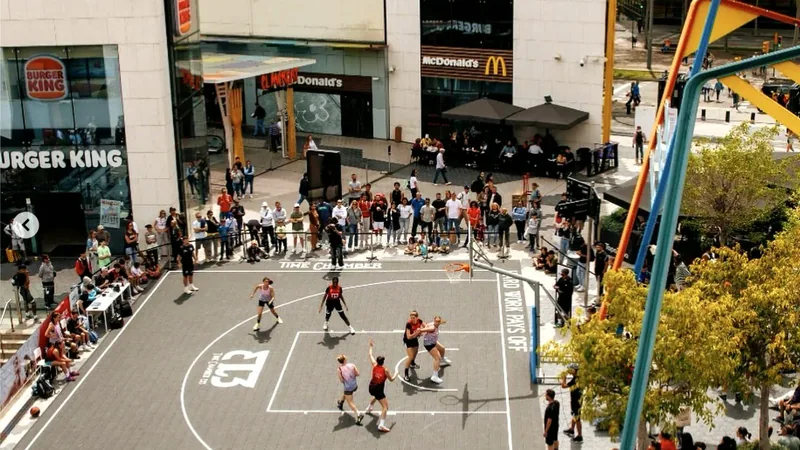
#> input picture 3x3/img/hero-bg-2-800.webp, 800 x 450 px
$ python -i portada.py   (imports and definitions only)
#> lines starting #> are read from the running program, lines starting #| are printed output that depends on the picture
#!/usr/bin/env python3
"""portada.py — genera la portada 9:16 d'un reel CBGB amb l'estil VALIDAT
(les portades reals del club). Capes:
  foto + vel Roig Barna + línia vermella al voltant + escut dalt a la dreta
  + etiqueta-ganxo dalt a l'esquerra (+ xip CAP.) + antetítol + títol Bebas
  gran alineat a l'ESQUERRA + accent (caixa vermella o barra vertical) + firma.

Ús:
  python3 portada.py --foto jugadora.jpg \
      --etiqueta "L'EFECTE CLARK." --cap "CAP. 01" \
      --antetitol "SÈRIE · BÀSQUET FEMENÍ" \
      --titol "QUÈ ESTÀ|PASSANT AL|BÀSQUET|FEMENÍ?" \
      --caixa "AQUÍ, TAMBÉ." [--barra]   # --barra = accent de barra en lloc de caixa
      [--sub "CB GRUP BARNA · EL CLOT"] [--out portada.png]

Tokens oficials (Manual d'Identitat Visual v1.1): Roig Barna #E31E24 ·
Negre #0A0A0C · Blanc #FFFFFF · Bebas Neue + Montserrat.
"""
import argparse
import os

from PIL import Image, ImageDraw, ImageEnhance, ImageFile, ImageFont

ImageFile.LOAD_TRUNCATED_IMAGES = True

W, H = 1080, 1920
RED = (227, 30, 36)        # #E31E24 Roig Barna
DARK = (10, 10, 12)        # #0A0A0C
WHITE = (255, 255, 255)
GREY = (185, 187, 190)
MARGIN = 80
INSET = 44                 # línia vermella al voltant
LINE_W = 6
LOGO_H = 150               # escut a dalt a la dreta
GRID_TOP, GRID_BOT = 285, 1635   # retall de graella (format post 4:5)

HERE = os.path.dirname(os.path.abspath(__file__))
ASSETS = os.path.join(HERE, "..", "assets")
BEBAS = os.path.join(ASSETS, "BebasNeue.ttf")
MONT = os.path.join(ASSETS, "Montserrat.ttf")
CREST = os.path.join(ASSETS, "escut_transp.png")


def font(path, px):
    return ImageFont.truetype(path, px)


def fill_crop(path, vbias=0.30):
#> called with path = '../../../../3x3/img/hero-bg-2-800.webp', vbias = 0.3
    im = Image.open(path).convert("RGB")
#> im is the input picture: PIL image 800x450 RGB; mean R, G, B 128.7, 119.2, 99.4
    iw, ih = im.size
#> iw = 800; ih = 450
    s = max(W / iw, H / ih)
#> s = 4.27
    im = im.resize((int(iw * s), int(ih * s)), Image.LANCZOS)
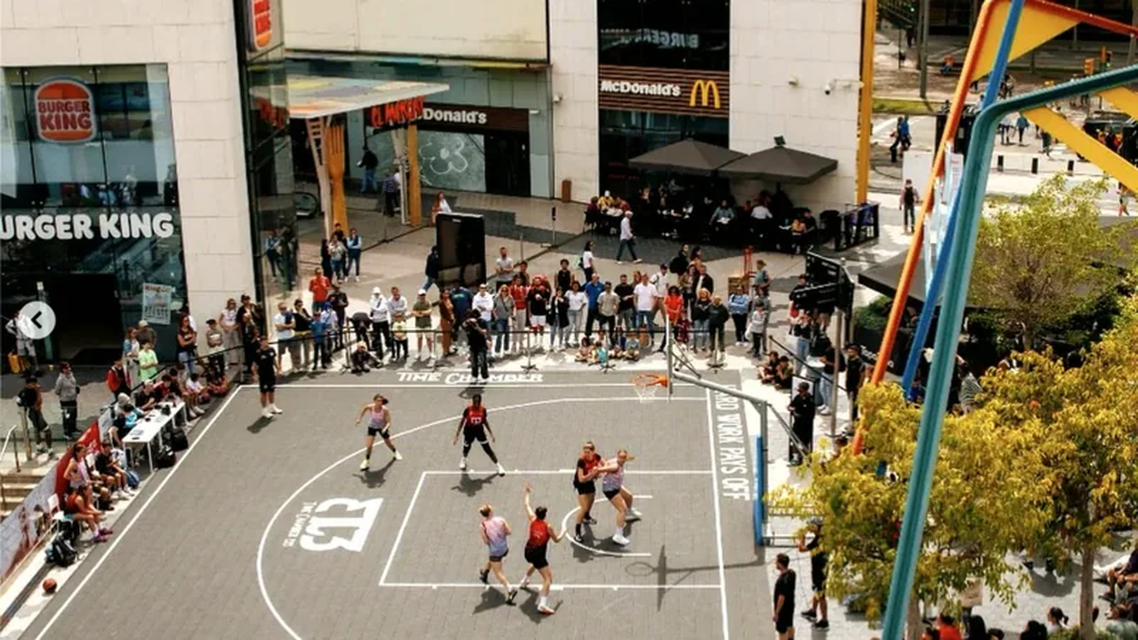
#> im: PIL image 3413x1920 RGB (shown at 1/3 size); mean R, G, B 128.7, 119.2, 99.5
    x = (im.width - W) // 2
#> x = 1166
    y = int((im.height - H) * vbias)
#> y = 0
    return im.crop((max(0, x), max(0, y), max(0, x) + W, max(0, y) + H))
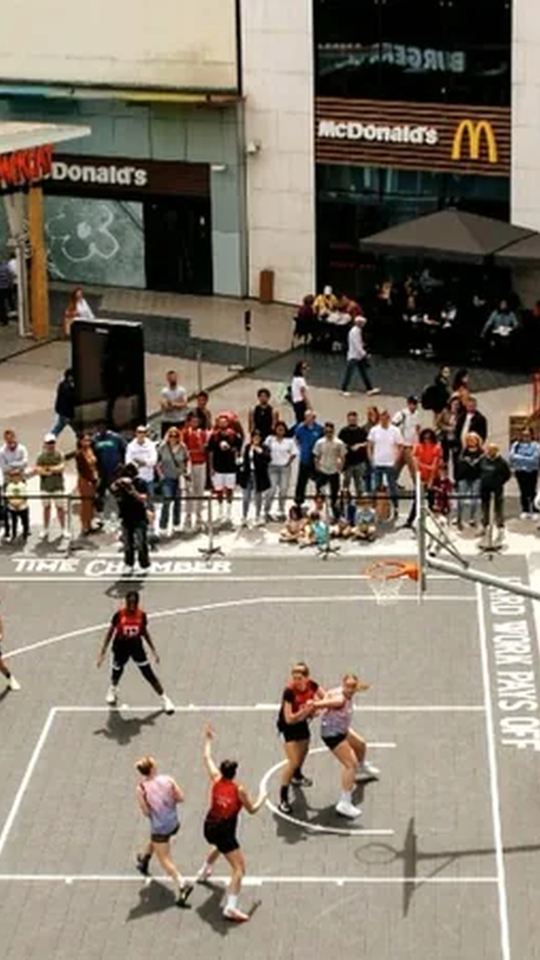
#> returned value: PIL image 1080x1920 RGB (shown at 1/2 size); mean R, G, B 132.1, 122.9, 109.8


# [84 lines left out: functions track, build, not called in this run]


# [19 lines not run here, left out]

>>> result = fill_crop('../../../../3x3/img/hero-bg-2-800.webp')

$ run again, on briefing/img/briefing-02-67b96401.webp
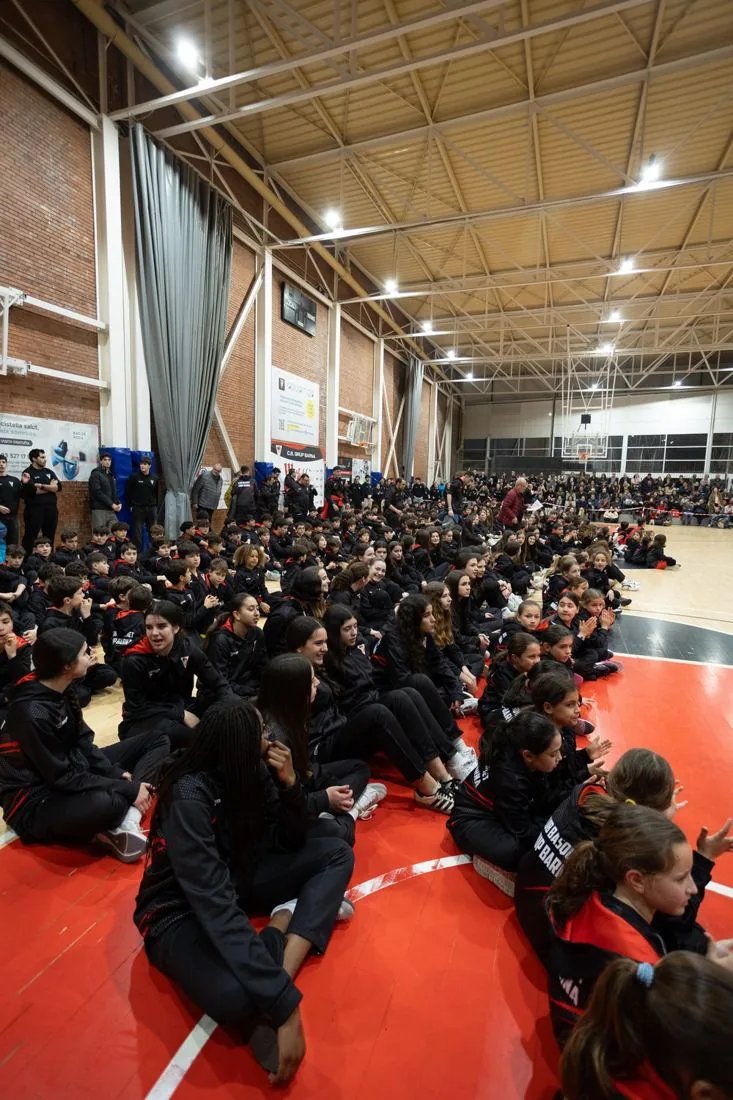
#> input picture briefing/img/briefing-02-67b96401.webp, 733 x 1100 px
#> in fill_crop, im is the input picture: PIL image 733x1100 RGB; mean R, G, B 114.1, 81.7, 67
#> im: PIL image 1279x1920 RGB
#> in fill_crop, `return im.crop((max(0, x), max(0, y), max(0, x) + W, max(0, y) + H))`:
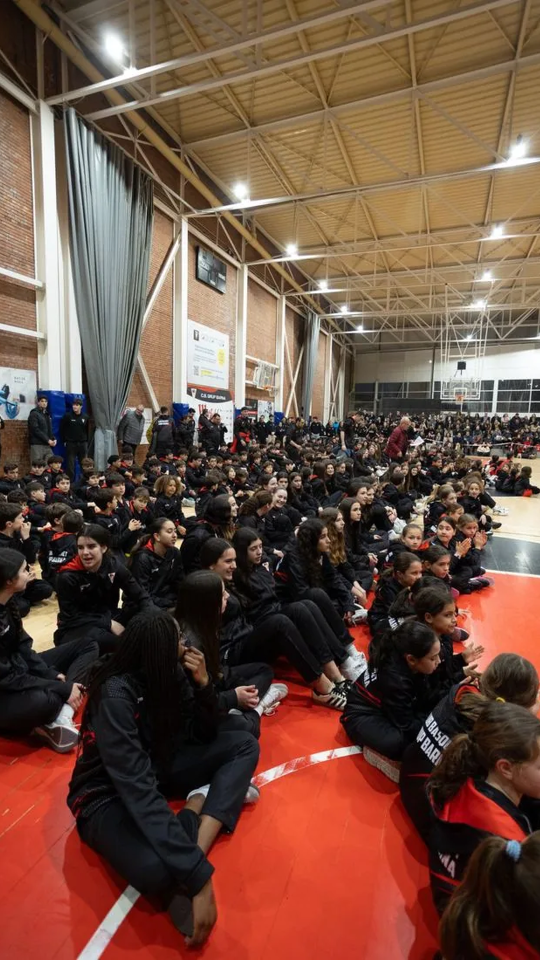
#> returned value: PIL image 1080x1920 RGB (shown at 1/2 size); mean R, G, B 111.4, 80.2, 66

$ run again, on briefing/img/briefing-03-ed0668c9.webp
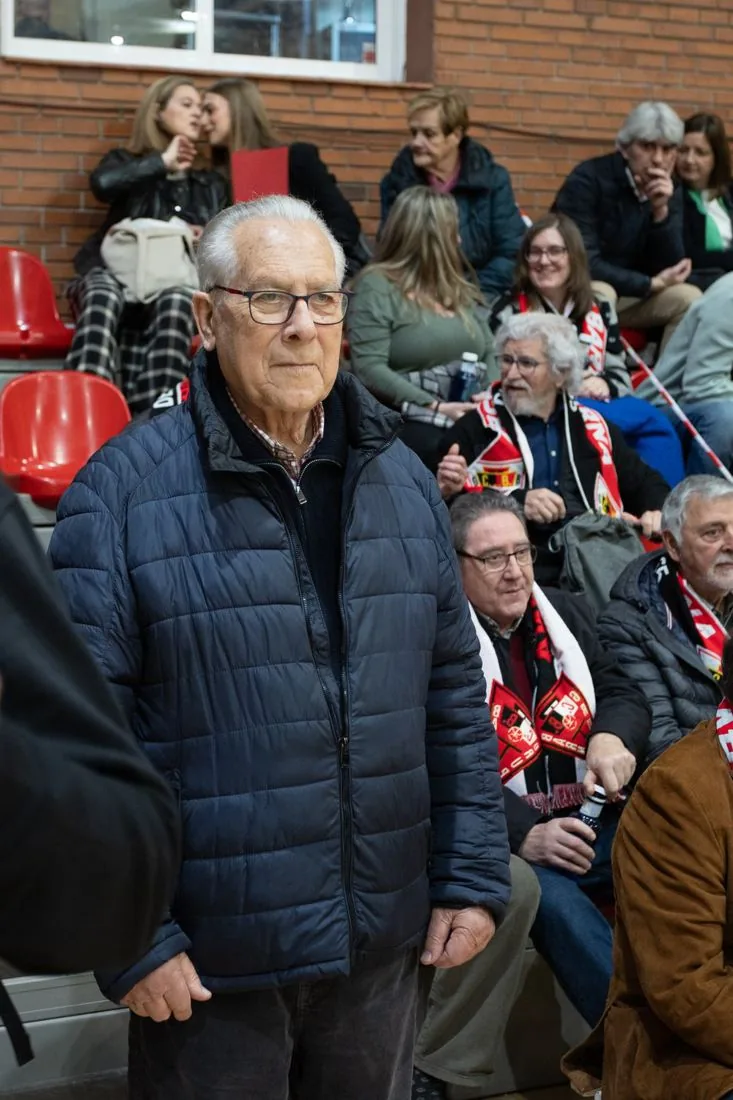
#> input picture briefing/img/briefing-03-ed0668c9.webp, 733 x 1100 px
#> in fill_crop, im is the input picture: PIL image 733x1100 RGB; mean R, G, B 74.5, 66.6, 65.8
#> im: PIL image 1279x1920 RGB
#> in fill_crop, `return im.crop((max(0, x), max(0, y), max(0, x) + W, max(0, y) + H))`:
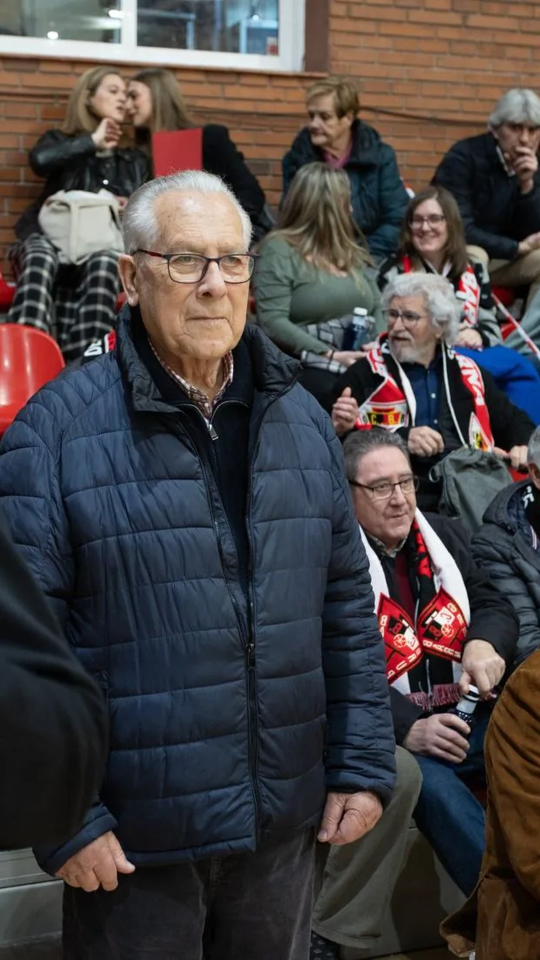
#> returned value: PIL image 1080x1920 RGB (shown at 1/2 size); mean R, G, B 71.8, 66.4, 66.8
